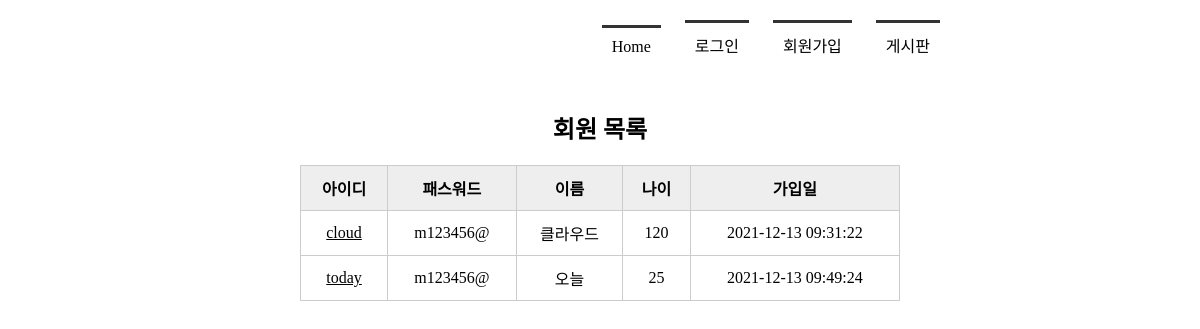
Screenshot of /member_list with the database file from the repository.
### tables this page shows
CREATE TABLE member(
            mid CHAR(5) PRIMARY KEY,
            passwd CHAR(8) NOT NULL,
            name TEXT NOT NULL,
            age INTEGER,
            regDate TIMESTAMP DATE DEFAULT (datetime('now', 'localtime'))
        );

### app.py (the view)
@app.route('/member_list')
def member_list():
    conn = getconn()
    cur = conn.cursor()
    sql = "SELECT * FROM member"
    cur.execute(sql)
    rs = cur.fetchall()
    conn.close()
    return render_template('member_list.html', rs=rs)

### app.py (called while the page is built)
def getconn():
    conn = sqlite3.connect('./memberdb.db')
    return conn

### templates/member_list.html (shortened to what this page needs)
<!DOCTYPE html>
<html lang="ko">
<head>
    <link rel="stylesheet" href="{{ url_for('static', filename='css/style.css') }}">
</head>
<body>
    <div id="container">
        {% include 'nav_bar.html' %}
        <section>
            <h1>회원 목록</h1>
            <table>
                <tr>
                    <th>아이디</th><th>패스워드</th><th>이름</th><th>나이</th><th>가입일</th>
                </tr>
                {% for i in rs %}
                <tr>
                    <td><a href="{{ url_for('member_view', id=i[0]) }}">{{ i[0] }}</a></td>
                    <td>{{ i[1] }}</td>
                    <td>{{ i[2] }}</td>
                    <td>{{ i[3] }}</td>
                    <td>{{ i[4] }}</td>
                </tr>
                {% endfor %}
            </table>
        </section>
    </div>
</body>
</html>

### static/css/style.css (style rules this page uses)
* { margin: 0; padding: 0; }
#container { width: 1000px; margin: 10px auto; }
section { text-align: center; }
section table { width: 600px; margin: 0 auto; border-collapse: collapse; }
section h1 { margin-bottom: 20px; }
section table, th, td { border: 1px solid #ccc; padding: 10px }
section table th { background-color: #eee }
section table a { color: #000; }

### rows the page displays
member: mid "cloud", passwd "m123456@", name "클라우드", age "120", regDate "2021-12-13 09:31:22"
member: mid "today", passwd "m123456@", name "오늘", age "25", regDate "2021-12-13 09:49:24"
